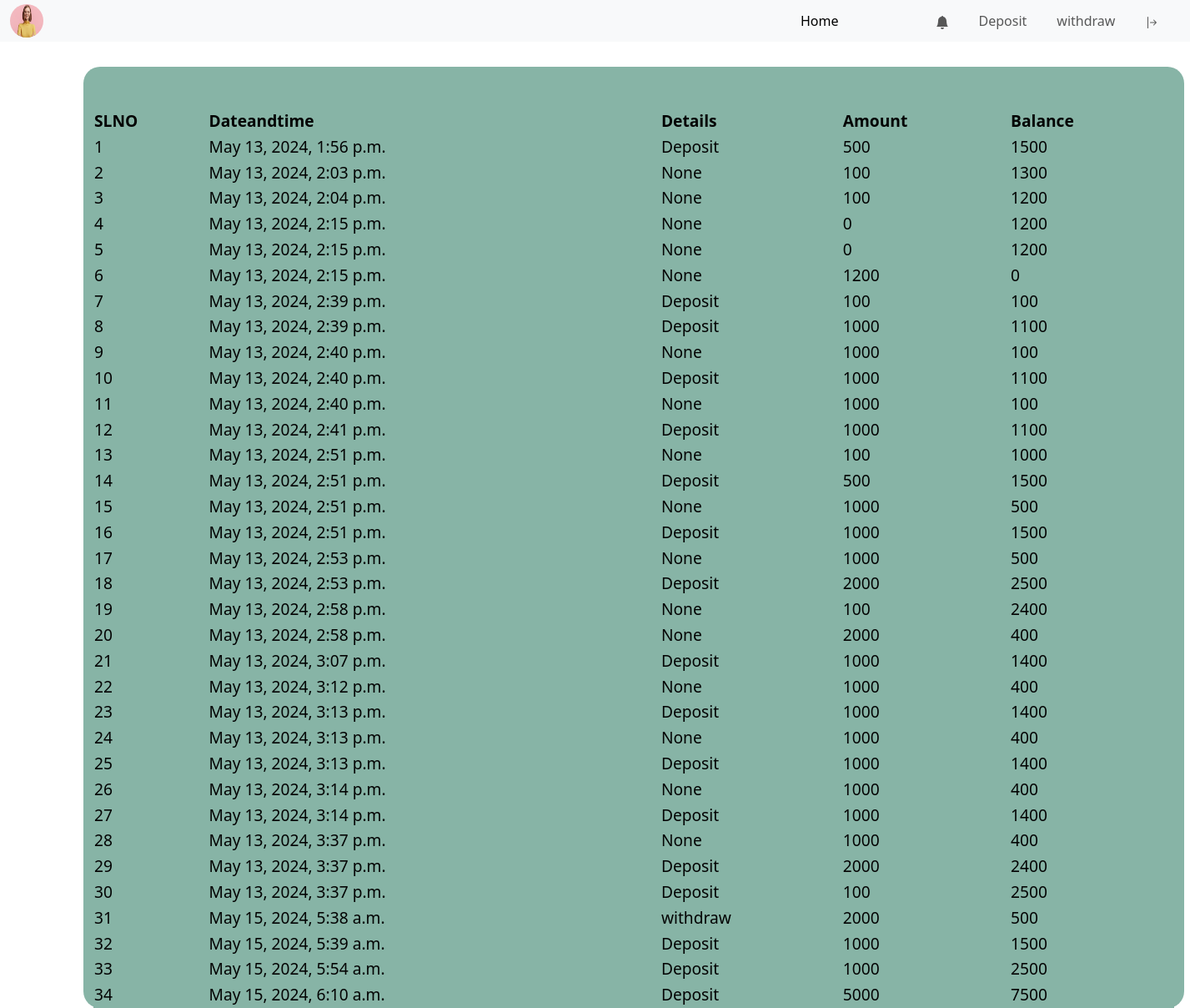
Before: /viewhistory (signed in) with the older database file.
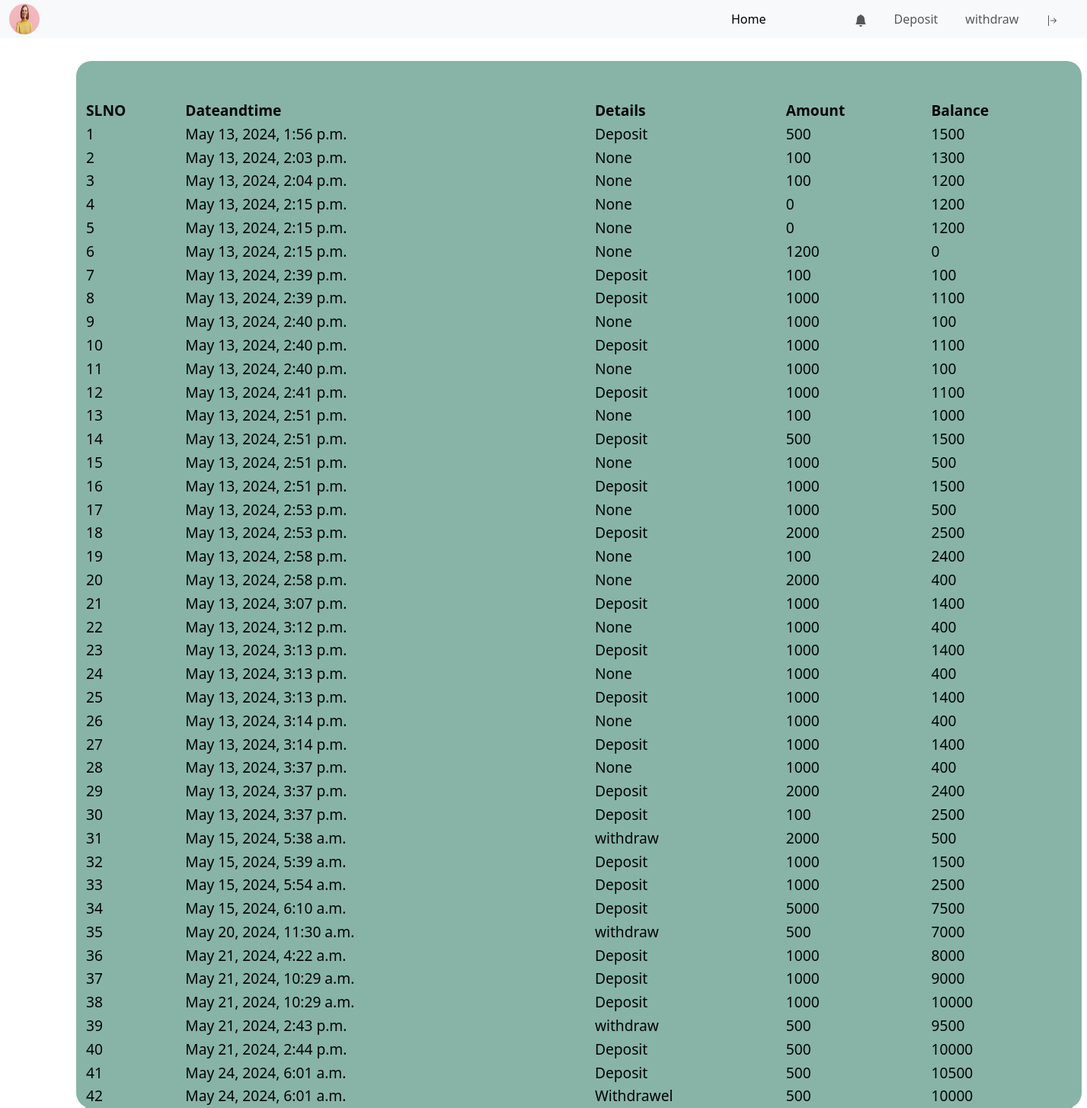
After: the same page with the newer database file.
### app/models.py (models this page shows)
class transaction(models.Model):
    user_id = models.ForeignKey(CustomeUser, on_delete=models.CASCADE)
    details=models.CharField(null=True,blank=True,max_length=200)
    amount=models.IntegerField(null=True,blank=True)
    balance=models.IntegerField(null=True,blank=True)
    dateandtime = models.DateTimeField(auto_now_add=True)

### app/views.py (the view)
# urls.py: path('viewhistory',views.viewhistory,name='viewhistory'),
def viewhistory(request):
    datas = transaction.objects.filter(user_id=request.user.id)
    return render(request,'user/viewhistory.html',{'data':datas})

### template/user/viewhistory.html (shortened to what this page needs)
{% extends 'user/home.html' %}
{% block content %}
<div class="container">
        <table>
            <tr>
                <th>SLNO </th>
                <th>Dateandtime</th>
                <th>Details</th>
                <th>Amount</th>
                <th>Balance</th>
            </tr>
            {% for i in data %}
            <tr>
                <td>{{ forloop.counter }}</td>
                <td>{{ i.dateandtime }}</td>
                <td>{{ i.details }}</td>
                <td>{{ i.amount }}</td>
                <td>{{ i.balance}}</td>
            </tr>
            {% endfor %}
        </table>
</div>
{% endblock %}

Changed rows visible on the page:
added transaction: dateandtime "May 20, 2024, 11:30 a.m.", details "withdraw", amount "500", balance "7000"
added transaction: dateandtime "May 21, 2024, 4:22 a.m.", details "Deposit", amount "1000", balance "8000"
added transaction: dateandtime "May 21, 2024, 10:29 a.m.", details "Deposit", amount "1000", balance "9000"
added transaction: dateandtime "May 21, 2024, 10:29 a.m.", details "Deposit", amount "1000", balance "10000"
added transaction: dateandtime "May 21, 2024, 2:43 p.m.", details "withdraw", amount "500", balance "9500"
added transaction: dateandtime "May 21, 2024, 2:44 p.m.", details "Deposit", amount "500", balance "10000"
added transaction: dateandtime "May 24, 2024, 6:01 a.m.", details "Deposit", amount "500", balance "10500"
added transaction: dateandtime "May 24, 2024, 6:01 a.m.", details "Withdrawel", amount "500", balance "10000"
